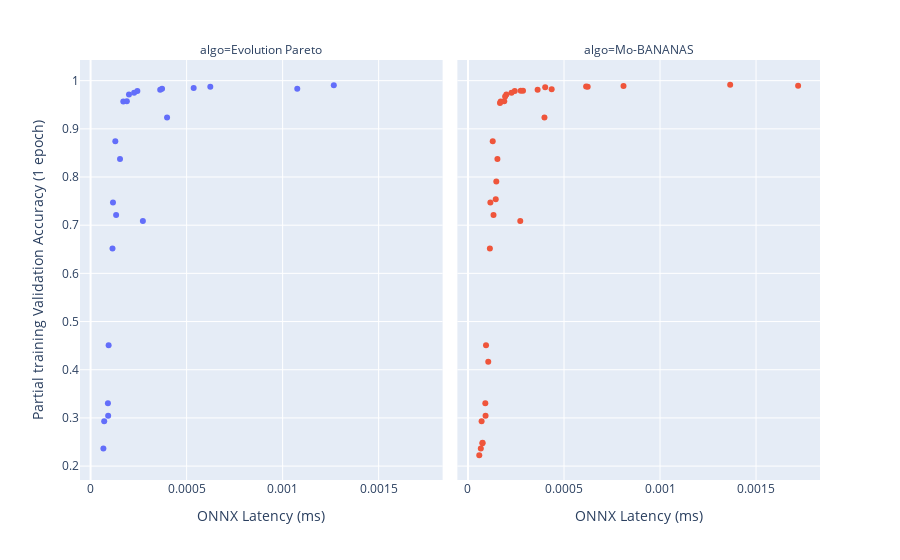

The notebook cell saved with this chart:
### Markdown cell above
Let's use [plotly](https://plotly.com/) to compare the final pareto frontiers of both algorithms:

### Code cell
# NBVAL_SKIP
%pip install plotly

import pandas as pd
import plotly.express as px

merged_results_df = pd.concat([
    results_df.assign(algo='Evolution Pareto'),
    results_df2.assign(algo='Mo-BANANAS')
], axis=0)

fig = px.scatter(
    merged_results_df.query('is_pareto'), 
    'ONNX Latency (ms)', 
    'Partial training Validation Accuracy (1 epoch)',
    hover_name='archid',
    color='algo',
    facet_col='algo'
)

fig.layout = fig.layout.update(showlegend=False)
fig

### Figure 1 — Plotly figure (JSON) as saved in the notebook; plotly's stock layout.template omitted (floating-point values rounded to 4 significant figures)
{"data": [{"hovertemplate": "<b>%{hovertext}</b><br><br>algo=Evolution Pareto<br>ONNX Latency (ms)=%{x}<br>Partial training Validation Accuracy (1 epoch)=%{y}<extra></extra>", "hovertext": ["L=4, K=7, H=16", "L=6, K=3, H=16", "L=1, K=7, H=64", "L=1, K=7, H=16", "L=4, K=5, H=16", "L=4, K=3, H=16", "L=3, K=7, H=16", "L=2, K=5, H=16", "L=9, K=7, H=16", "L=7, K=7, H=32", "L=5, K=3, H=16", "L=1, K=5, H=16", "L=7, K=3, H=64", "L=9, K=5, H=32", "L=10, K=7, H=16", "L=7, K=5, H=16", "L=8, K=3, H=16", "L=2, K=3, H=16", "L=10, K=5, H=16", "L=3, K=5, H=16", "L=6, K=5, H=32", "L=5, K=5, H=16", "L=9, K=5, H=16"], "legendgroup": "Evolution Pareto", "marker": {"color": "#636efa", "symbol": "circle"}, "mode": "markers", "name": "Evolution Pareto", "orientation": "v", "showlegend": true, "type": "scatter", "x": [0.0001888, 0.0001329, 9.017e-05, 7.083e-05, 0.0001287, 0.000114, 0.0003982, 9.393e-05, 0.0003625, 0.001266, 0.0002723, 6.667e-05, 0.0006234, 0.0005367, 0.001076, 0.0001999, 0.0001532, 9.147e-05, 0.0002436, 0.0001166, 0.000372, 0.0001702, 0.0002267], "xaxis": "x", "y": [0.957, 0.7211, 0.3303, 0.2929, 0.8742, 0.6514, 0.9233, 0.451, 0.981, 0.9905, 0.7085, 0.2366, 0.9871, 0.9846, 0.9831, 0.9714, 0.8375, 0.3045, 0.9784, 0.7473, 0.983, 0.9569, 0.9751], "yaxis": "y"}, {"hovertemplate": "<b>%{hovertext}</b><br><br>algo=Mo-BANANAS<br>ONNX Latency (ms)=%{x}<br>Partial training Validation Accuracy (1 epoch)=%{y}<extra></extra>", "hovertext": ["L=5, K=3, H=16", "L=7, K=5, H=16", "L=4, K=3, H=16", "L=7, K=7, H=16", "L=10, K=7, H=32", "L=1, K=3, H=16", "L=1, K=7, H=64", "L=9, K=3, H=16", "L=7, K=5, H=64", "L=3, K=3, H=16", "L=1, K=7, H=16", "L=7, K=3, H=16", "L=6, K=3, H=16", "L=10, K=5, H=16", "L=7, K=3, H=32", "L=4, K=5, H=16", "L=8, K=3, H=16", "L=1, K=3, H=32", "L=1, K=3, H=64", "L=7, K=3, H=64", "L=9, K=3, H=64", "L=5, K=5, H=16", "L=6, K=5, H=16", "L=1, K=5, H=16", "L=3, K=7, H=16", "L=2, K=3, H=16", "L=3, K=5, H=16", "L=4, K=7, H=16", "L=10, K=3, H=32", "L=8, K=5, H=32", "L=2, K=5, H=16", "L=9, K=5, H=16", "L=10, K=3, H=64", "L=4, K=7, H=32", "L=9, K=7, H=16"], "legendgroup": "Mo-BANANAS", "marker": {"color": "#EF553B", "symbol": "circle"}, "mode": "markers", "name": "Mo-BANANAS", "orientation": "v", "showlegend": true, "type": "scatter", "x": [0.0002723, 0.0001999, 0.000114, 0.0002865, 0.001719, 5.877e-05, 9.017e-05, 0.0001475, 0.001365, 0.0001055, 7.083e-05, 0.0001444, 0.0001329, 0.0002436, 0.0001934, 0.0001287, 0.0001532, 7.52e-05, 7.577e-05, 0.0006234, 0.0006152, 0.0001702, 0.0001667, 6.667e-05, 0.0003982, 9.147e-05, 0.0001166, 0.0001888, 0.0002746, 0.000402, 9.393e-05, 0.0002267, 0.0008099, 0.0004357, 0.0003625], "xaxis": "x2", "y": [0.7085, 0.9714, 0.6514, 0.9793, 0.9896, 0.2225, 0.3303, 0.7907, 0.9915, 0.4167, 0.2929, 0.7538, 0.7211, 0.9784, 0.9673, 0.8742, 0.8375, 0.2473, 0.2483, 0.9871, 0.9879, 0.9569, 0.9536, 0.2366, 0.9233, 0.3045, 0.7473, 0.957, 0.9792, 0.9863, 0.451, 0.9751, 0.9889, 0.9822, 0.981], "yaxis": "y2"}], "layout": {"annotations": [{"showarrow": false, "text": "algo=Evolution Pareto", "x": 0.245, "xanchor": "center", "xref": "paper", "y": 1, "yanchor": "bottom", "yref": "paper"}, {"showarrow": false, "text": "algo=Mo-BANANAS", "x": 0.755, "xanchor": "center", "xref": "paper", "y": 1, "yanchor": "bottom", "yref": "paper"}], "legend": {"title": {"text": "algo"}, "tracegroupgap": 0}, "margin": {"t": 60}, "showlegend": false, "xaxis": {"anchor": "y", "domain": [0, 0.49], "title": {"text": "ONNX Latency (ms)"}}, "xaxis2": {"anchor": "y2", "domain": [0.51, 1], "matches": "x", "title": {"text": "ONNX Latency (ms)"}}, "yaxis": {"anchor": "x", "domain": [0, 1], "title": {"text": "Partial training Validation Accuracy (1 epoch)"}}, "yaxis2": {"anchor": "x2", "domain": [0, 1], "matches": "y", "showticklabels": false}}}
